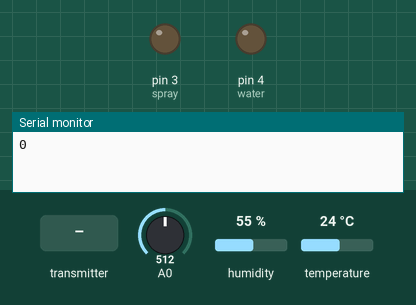
This sketch was run on a simulated Arduino Mega 2560, built with avr-gcc and run on an emulated ATmega2560. Parts: output pins drawn as LEDs (lit = HIGH), the last lines printed to the serial monitor. The inputs (shaded band) are chosen by the test bench; at power-on: A0 = 512, humidity 55 %, temperature 24 °C. No radio packets arrive unless stated.

Above: at 1.2 s.
1.3 s: the transmitter starts sending rec = 64
At 3.35 s:
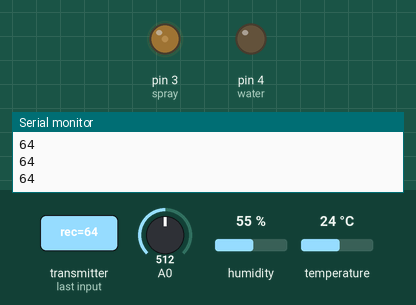
4.3 s: A0 set to 542
At 5.4 s:
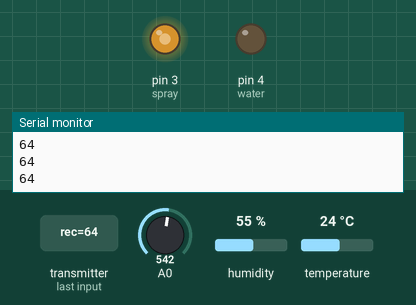
7.3 s: A0 set to 564
At 7.57 s:
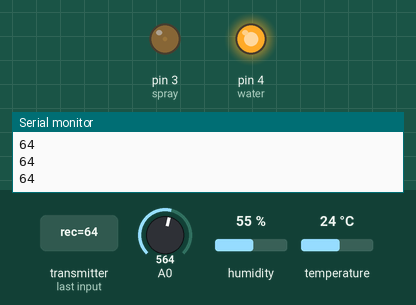
10.3 s: humidity set to 22 %
13.3 s: the transmitter starts sending rec = 128
Timing chart, 0 to 17.3 s (numbered marks = the images above; inputs shaded):
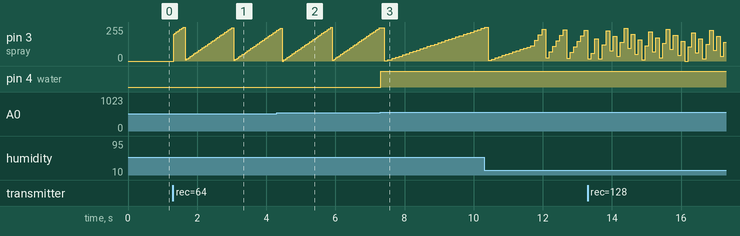

Measured:
- the behaviour switches between 550 and 551 on A0 (found by bisection; images 2 and 3)
- after the input at 1.3 s, pin 3 (spray): ramps from 4/255 to 255/255 and jumps back, once every 1.4 s
- after the input at 7.3 s, pin 4 (water): LOW → HIGH at once

The sketch:

slave_2.ino
```cpp
#include <SPI.h>
#include <DHT.h>
#include <RF24.h>

const uint64_t pipe = 0xE8E8F0F0E1LL; // địa chỉ phát
RF24 radio(9, 10); //thay 10 thành 53 với mega
const int spray = 3; // make the misty
const int water = 4; // water trees
const int DHTPIN = 2; //read data of DHT11 from pin 2
const int DHTTYPE = DHT11; //declaring sensor(DHT11 or DHT22)
DHT dht(DHTPIN, DHTTYPE);

byte rec; // recieve variable
long now = 0;
byte set_hum; // setpoint for PID
int temp, air_hum, ground_hum;
int  e_present, e_sum, e_delta, e_previous,duty;

byte out_pid(byte Kp, byte Ki, byte Kd ){
  e_present =  set_hum   - air_hum;       // current diferrent
  e_sum     =  e_present + e_previous;    // total differrent
  e_delta   =  e_present - e_previous;    // độ biến thiên của sai biệt hiện tại và trước đó
  e_present =  e_previous;
  duty      =  duty + Kp*e_present + Ki*e_sum + Kd*e_delta; // formula of PID
  return duty;
}

byte recieve()
{ radio.openReadingPipe(1, pipe);
  radio.startListening();
  if (radio.available())
  {
    radio.read(&rec, sizeof(rec));
    //while(!radio.available());      // wait the next data coming
    //Serial.println(rec);
  }
  return rec;
}

byte sent(unsigned int num)
{
  if (millis() - now > 100) {    // each 100ms send a time
    radio.stopListening();
    now = millis();
    radio.openWritingPipe(pipe); // mở kênh
    radio.write(&num, sizeof(num));
  }
  radio.openReadingPipe(1, pipe);
  radio.startListening();
  return num ;
}

void setup() {
  Serial.begin(9600);
  dht.begin(); // starting sensor

  radio.begin();
  radio.setAutoAck(1);
  radio.setRetries(1, 1);
  radio.setDataRate(RF24_1MBPS); // data speed
  radio.setPALevel(RF24_PA_MAX);
  radio.setChannel(10); // set channel

  pinMode(spray, OUTPUT);
  pinMode(water, OUTPUT);
  pinMode(A0, INPUT);
}

void loop() {
  set_hum = recieve();
  Serial.println(set_hum);
  while (!radio.available()); // wait the next data coming
  sent(set_hum);

  air_hum = dht.readHumidity(); //Reading HUMIDLITY
  temp = dht.readTemperature(); //Reading TEMPERATURe

  ground_hum = analogRead(A0);
  if (ground_hum > 550) {
    digitalWrite(water, 1);
    delay(100);
  }

  analogWrite(spray,out_pid(5,1,0.01)); //  out_pid(a,b,c) tuong ung a=Kp ; b=Ki ; c=Kd
}
```
